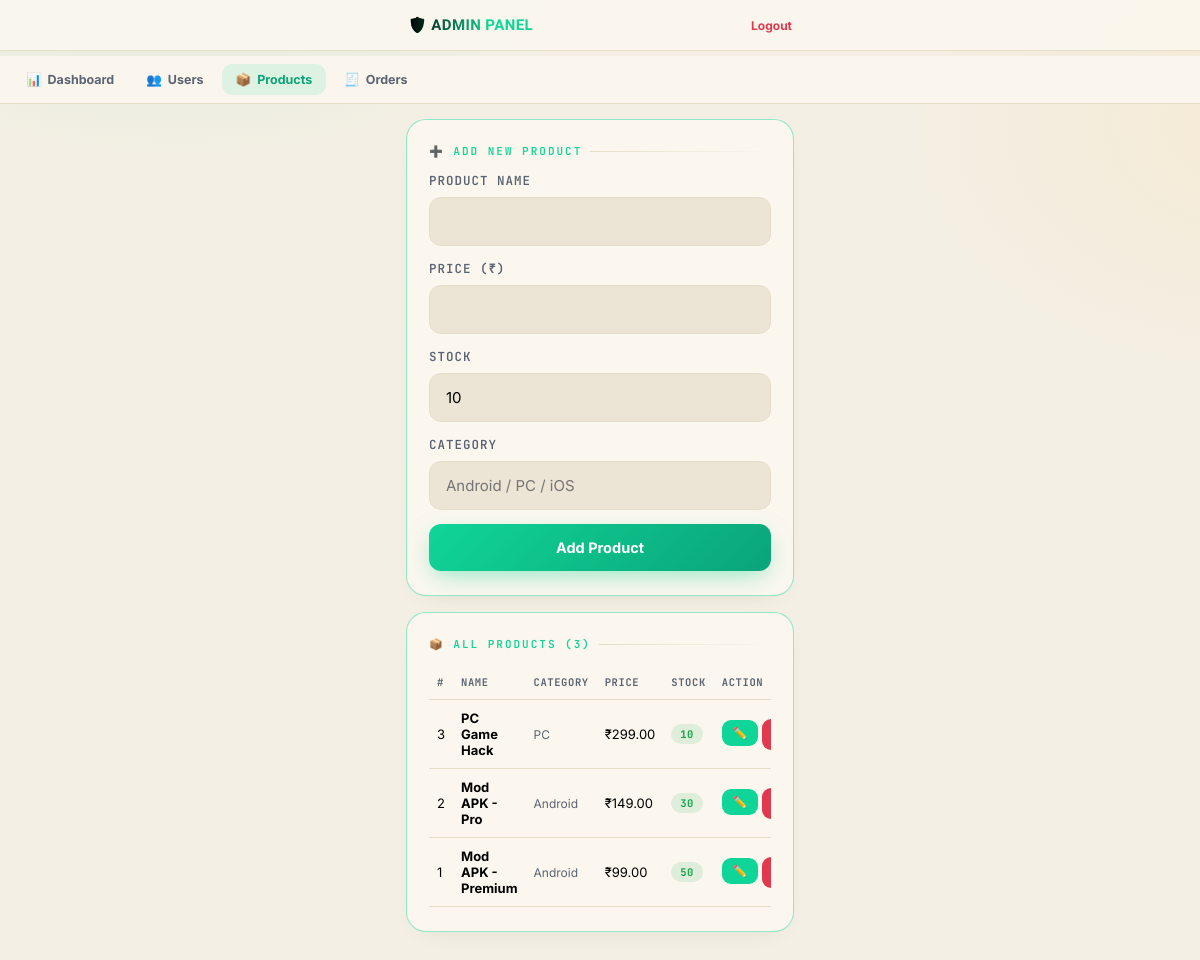
Screenshot of /admin/products.php (signed in) with the database file from the repository.
### tables this page shows
CREATE TABLE IF NOT EXISTS products (
  id INT AUTO_INCREMENT PRIMARY KEY,
  name VARCHAR(100) NOT NULL,
  price DECIMAL(10,2) NOT NULL,
  stock INT DEFAULT 0,
  category VARCHAR(50),
  created_at TIMESTAMP DEFAULT CURRENT_TIMESTAMP
);

### admin/products.php (the view, shortened to what this page needs)
<?php
require_once __DIR__ . '/includes/auth.php';
require_once __DIR__ . '/includes/layout.php';
$products = $pdo->query("SELECT * FROM products ORDER BY id DESC")->fetchAll();
adminHeader('Products', 'products');
?>
<div class="card">
  <div class="card-eyebrow">➕ Add New Product</div>
  <form method="post">
    <label class="field-label">Product Name</label>
    <input type="text" name="name" required>
    <label class="field-label">Price (₹)</label>
    <input type="number" name="price" step="0.01" required>
    <label class="field-label">Stock</label>
    <input type="number" name="stock" value="10" required>
    <label class="field-label">Category</label>
    <input type="text" name="category" placeholder="Android / PC / iOS">
    <button class="btn btn-primary" type="submit">Add Product</button>
  </form>
</div>
<div class="card">
  <div class="card-eyebrow">📦 All Products (<?= count($products) ?>)</div>
  <?php if (!$products): ?>
    <div style="color:var(--muted);text-align:center;padding:16px;font-size:13px">
      Koi product nahi hai.
    </div>
  <?php else: ?>
    <div class="table-wrap">
      <table>
        <thead>
          <tr><th>#</th><th>Name</th><th>Category</th><th>Price</th><th>Stock</th><th>Action</th></tr>
        </thead>
        <tbody>
        <?php foreach ($products as $p): ?>
          <tr>
            <td><?= $p['id'] ?></td>
            <td><b><?= htmlspecialchars($p['name']) ?></b></td>
            <td style="font-size:12px;color:var(--muted)"><?= htmlspecialchars($p['category']) ?></td>
            <td>₹<?= number_format($p['price'], 2) ?></td>
            <td>
              <span class="badge <?= $p['stock'] > 0 ? 'badge-ok' : 'badge-err' ?>">
                <?= $p['stock'] ?>
              </span>
            </td>
            <td style="white-space:nowrap">
              <button class="btn-sm btn-sm-primary"
                onclick="editProduct(<?= $p['id'] ?>, <?= $p['price'] ?>, <?= $p['stock'] ?>)">✏️</button>
              <a class="btn-sm btn-sm-red" href="?delete=<?= $p['id'] ?>"
                 onclick="return confirm('Delete karna hai?')">🗑</a>
            </td>
          </tr>
        <?php endforeach; ?>
        </tbody>
      </table>
    </div>
  <?php endif; ?>
</div>
<?php adminFooter(); ?>

### admin/includes/layout.php (shortened to what this page needs)
<?php
function adminHeader($title = 'Admin', $active = '') {
    $menu = [
        'dashboard' => ['📊', 'Dashboard', 'dashboard.php'],
        'users'     => ['👥', 'Users', 'users.php'],
        'products'  => ['📦', 'Products', 'products.php'],
        'orders'    => ['🧾', 'Orders', 'orders.php'],
    ];
    ?>
<!DOCTYPE html>
<html>
<head>
<link rel="stylesheet" href="../assets/style.css">
</head>
<body>
<div class="topnav"><div class="topnav-inner">
  <div class="brand">🛡️ ADMIN PANEL</div>
  <a href="logout.php" style="font-size:12px;color:var(--red);font-weight:700">Logout</a>
</div></div>
<div class="admin-nav">
  <?php foreach ($menu as $key => $item): ?>
    <a href="<?= $item[2] ?>" class="<?= $active === $key ? 'active' : '' ?>">
      <span><?= $item[0] ?></span> <?= $item[1] ?>
    </a>
  <?php endforeach; ?>
</div>
<div class="wrap">
<?php
}
function adminFooter() {
    ?>
</div>
</body>
</html>
<?php
}
?>

### assets/style.css (style rules this page uses)
* { box-sizing:border-box;margin:0;padding:0 }
:root { --bg:#f4efe4; --bg2:#ece4d4; --card:#fbf7ef; --border:#e6ddc8; --text:#000; --muted:#5b6472; --gold:#10d598; --gold-dark:#0aa478; --cyan:#ffb020; --red:#e0384f; --green:#16a34a; --font-display:'Chakra Petch',sans-serif; --font-body:'Inter',sans-serif; --font-mono:'JetBrains Mono',monospace; }
body { font-family:var(--font-body); background:var(--bg); color:var(--text); min-height:100vh; padding-bottom:80px; background-image: radial-gradient(ellipse 700px 420px at 15% -8%, rgba(16,213,152,.10), transparent 60%), radial-gradient(ellipse 640px 460px at 105% 12%, rgba(255,176,32,.08), transparent 55%); }
.wrap { max-width:420px;margin:0 auto;padding:20px 16px 0 }
.topnav { position:sticky;top:0;z-index:50;background:rgba(251,247,239,.86); backdrop-filter:blur(10px);border-bottom:1px solid var(--border); }
.topnav-inner { max-width:420px;margin:0 auto;padding:16px 18px; display:flex;align-items:center;justify-content:space-between;gap:10px; }
.brand { font-family:var(--font-display);font-weight:700;font-size:15px; text-transform:uppercase;letter-spacing:.4px; background:linear-gradient(90deg,var(--text),var(--gold) 65%); -webkit-background-clip:text;background-clip:text;color:transparent; }
.card { background:var(--card); border:1.5px solid rgba(16,213,152,.45); border-radius:20px; padding:24px 22px; margin-bottom:16px; box-shadow:0 10px 28px -18px rgba(15,23,32,.14); }
.card-eyebrow { font-family:var(--font-mono);font-size:11px;font-weight:600; letter-spacing:2px;color:var(--gold);text-transform:uppercase; margin-bottom:14px;display:flex;align-items:center;gap:8px; }
.card-eyebrow::after { content:"";flex:1;height:1px; background:linear-gradient(90deg,var(--border),transparent); }
.field-label { display:block;font-weight:600;font-size:12.5px;margin:14px 0 8px; color:var(--muted);text-transform:uppercase;letter-spacing:1px; font-family:var(--font-mono); }
input[type=text],input[type=email],input[type=password],input[type=number],select { width:100%;padding:14px 16px;border-radius:12px;border:1px solid var(--border); background:var(--bg2);font-size:15px;color:var(--text); font-family:var(--font-body);outline:none; }
.btn { display:flex;align-items:center;justify-content:center;gap:8px; width:100%;padding:15px;border-radius:12px;border:none; font-size:14.5px;font-weight:700;margin-top:14px;cursor:pointer; text-decoration:none;font-family:var(--font-body); }
.btn-primary { background:linear-gradient(135deg,var(--gold),var(--gold-dark)); color:#fff;box-shadow:0 8px 24px -6px rgba(16,213,152,.5); }
a { color:var(--gold);text-decoration:none }
.admin-nav { display:flex;gap:4px;overflow-x:auto;padding:8px 12px; background:rgba(251,247,239,.95);border-bottom:1px solid var(--border); position:sticky;top:56px;z-index:40; }
.admin-nav a { padding:8px 14px;border-radius:10px;font-size:12.5px;font-weight:700; color:var(--muted);white-space:nowrap;text-decoration:none; display:flex;align-items:center;gap:6px; }
.admin-nav a.active { background:rgba(16,213,152,.12);color:var(--gold-dark) }
table { width:100%;border-collapse:collapse;font-size:13px }
th,td { padding:10px 8px;text-align:left;border-bottom:1px solid var(--border) }
th { font-family:var(--font-mono);font-size:10.5px;letter-spacing:.6px; text-transform:uppercase;color:var(--muted); }
.badge { display:inline-block;padding:3px 9px;border-radius:999px;font-size:10.5px; font-weight:700;font-family:var(--font-mono);letter-spacing:.4px; }
.badge-ok { background:rgba(22,163,74,.12);color:var(--green) }
.btn-sm { display:inline-flex;align-items:center;gap:5px; padding:6px 11px;border-radius:9px;font-size:11.5px;font-weight:700; border:none;cursor:pointer;text-decoration:none;font-family:var(--font-body); }
.btn-sm-primary { background:var(--gold);color:#fff }
.btn-sm-red { background:var(--red);color:#fff }
.table-wrap { overflow-x:auto;-webkit-overflow-scrolling:touch }

### rows the page displays
products: id "3", name "PC Game Hack", category "PC", price "299.00", stock "10"
products: id "2", name "Mod APK - Pro", category "Android", price "149.00", stock "30"
products: id "1", name "Mod APK - Premium", category "Android", price "99.00", stock "50"

### other values shown
$item[0] "📊"
$item[1] "Dashboard"
$item[0] "👥"
$item[1] "Users"
$item[0] "📦"
$item[1] "Products"
$item[0] "🧾"
$item[1] "Orders"
count($products) "3"
